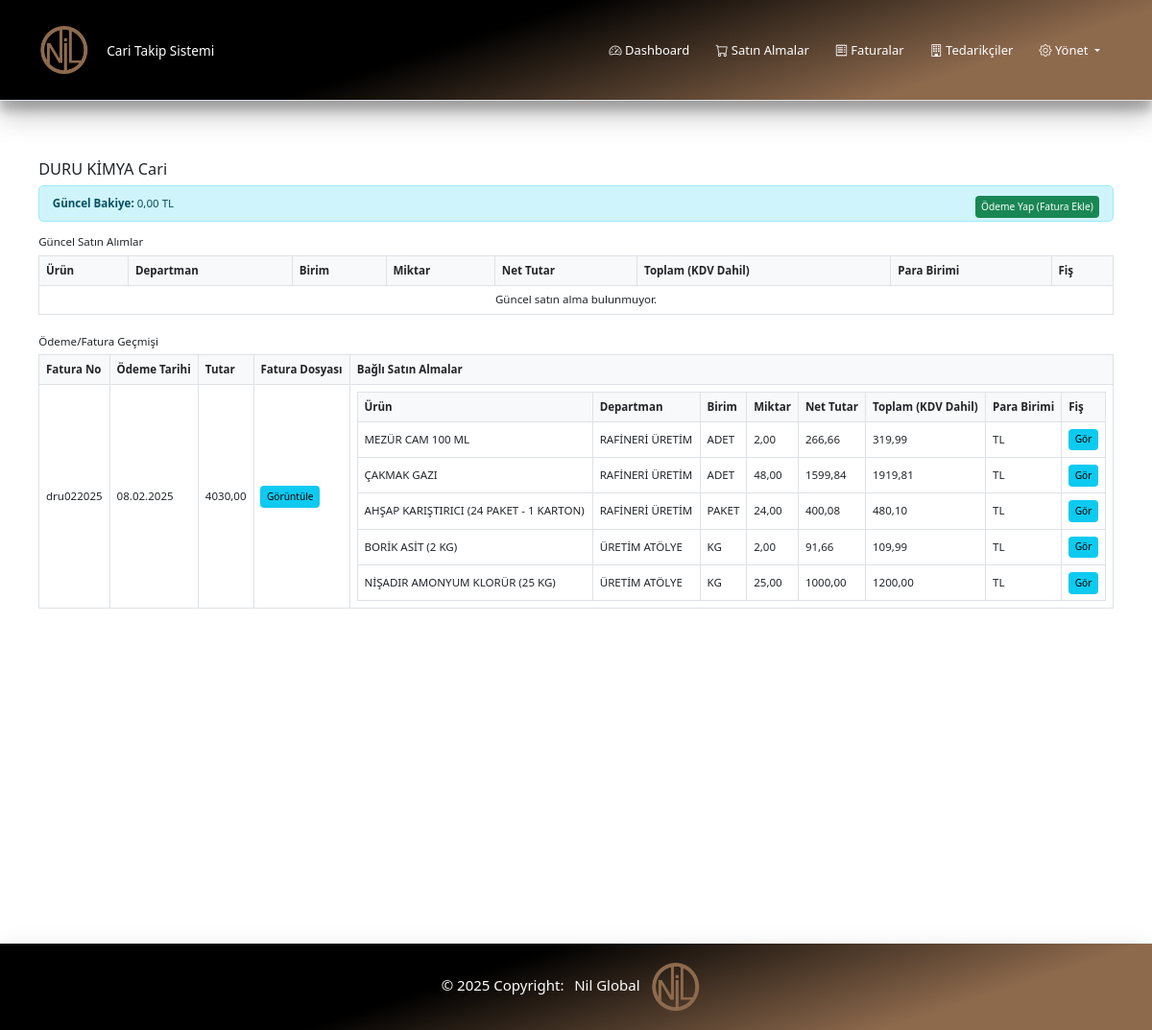
The page /tedarikciler/1/cari/ on the database as committed earlier.
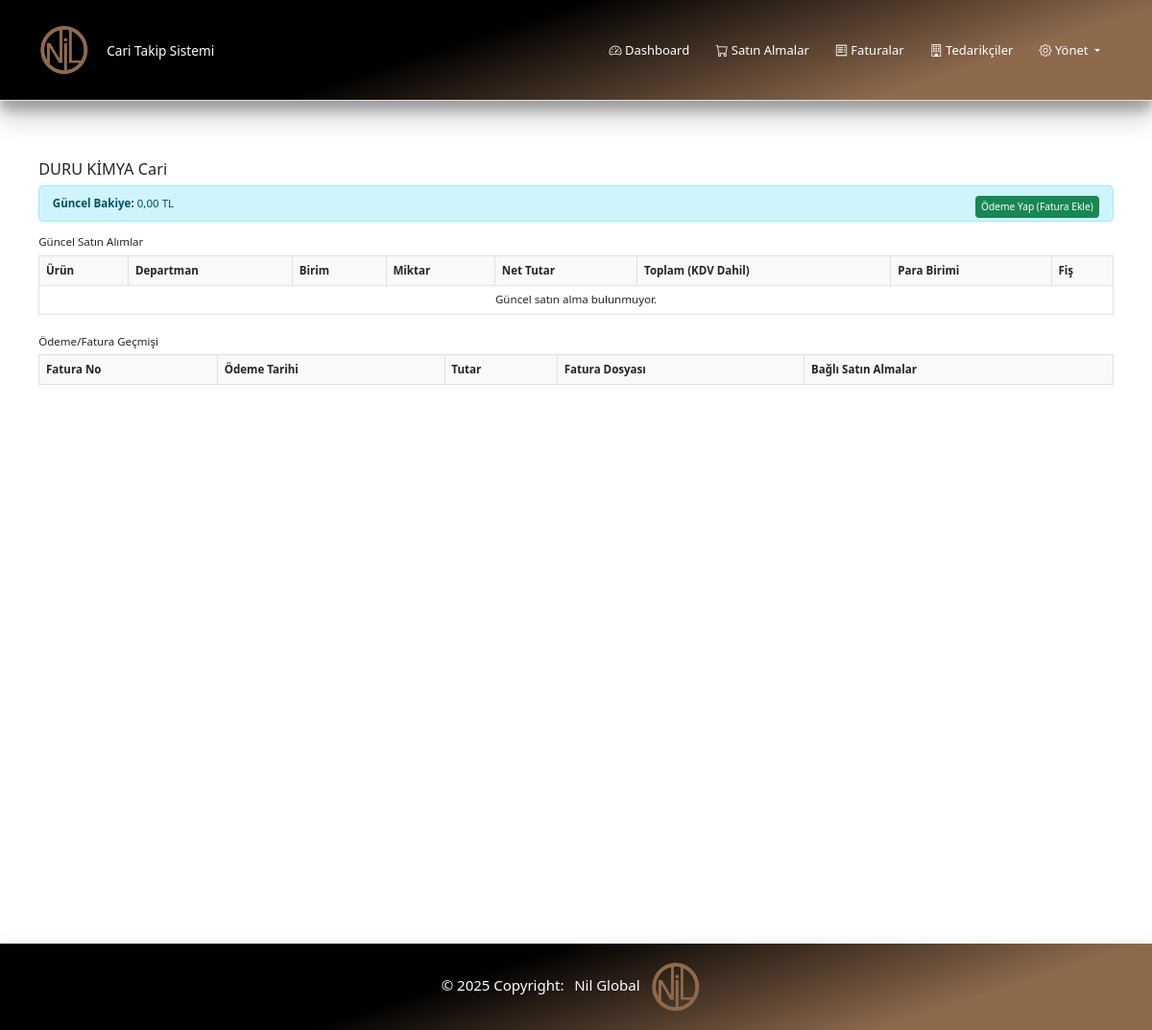
The same page on the database as committed later.
### tedarikciler/models.py (models this page shows, shortened)
class Tedarikci(models.Model):
    ad = models.CharField(max_length=255, verbose_name="Firma Adı")
    hizmet = models.CharField(max_length=255, verbose_name="Verdiği Hizmet")
    yetkili = models.CharField(max_length=255, verbose_name="Firma Yetkilisi")
    telefon = models.CharField(max_length=20, verbose_name="Telefon Numarası")
    adres = models.TextField(blank=True, verbose_name="Adres")
    email = models.EmailField(blank=True, verbose_name="E-posta Adresi")
    created_at = models.DateTimeField(auto_now_add=True)
    updated_at = models.DateTimeField(auto_now=True)
    class Meta:
        verbose_name = "Tedarikçi"
        verbose_name_plural = "Tedarikçiler"
        ordering = ['ad']

### faturalar/models.py (models this page shows, shortened)
class Fatura(models.Model):
    tedarikci = models.ForeignKey(Tedarikci, on_delete=models.CASCADE, related_name='faturalari')
    fatura_no = models.CharField(max_length=50, verbose_name="Fatura No")
    fatura_tarihi = models.DateField(verbose_name="Fatura Tarihi")
    odeme_tarihi = models.DateField(verbose_name="Ödeme Tarihi")
    tutar = models.DecimalField(max_digits=12, decimal_places=2, verbose_name="Tutar")
    fatura_dosya = models.FileField(upload_to='faturalar/', blank=True, null=True, verbose_name="Fatura Dosyası")
    satinalmalar = models.ManyToManyField('satinalma.SatinAlma', related_name='faturalari', blank=True, verbose_name="Satın Almalar")
    created_at = models.DateTimeField(auto_now_add=True)
    updated_at = models.DateTimeField(auto_now=True)
    class Meta:
        verbose_name = "Fatura"
        verbose_name_plural = "Faturalar"
        ordering = ['-fatura_tarihi']

### satinalma/models.py (models this page shows, shortened)
class SatinAlma(models.Model):
    tedarikci = models.ForeignKey(Tedarikci, on_delete=models.CASCADE, verbose_name="Tedarikçi")
    urun = models.ForeignKey(Urun, on_delete=models.CASCADE, verbose_name="Ürün")
    departman = models.ForeignKey(Departman, on_delete=models.SET_NULL, null=True, verbose_name="Departman")
    tarih = models.DateField(verbose_name="Tarih")
    miktar = models.DecimalField(max_digits=10, decimal_places=2, verbose_name="Miktar")
    birim = models.ForeignKey(Birim, on_delete=models.SET_NULL, null=True, verbose_name="Birim")
    birim_fiyat = models.DecimalField(max_digits=10, decimal_places=2, verbose_name="Birim Fiyat")
    kdv = models.ForeignKey(KDV, on_delete=models.SET_NULL, null=True, verbose_name="KDV")
    para_birimi = models.ForeignKey(ParaBirimi, on_delete=models.SET_NULL, null=True, verbose_name="Para Birimi")
    fis = models.FileField(upload_to='fisler/', blank=True, null=True, verbose_name="Fiş")
    faturaya_baglandi = models.BooleanField(default=False, verbose_name="Faturaya Bağlandı")
    created_at = models.DateTimeField(auto_now_add=True)
    updated_at = models.DateTimeField(auto_now=True)
    class Meta:
        verbose_name = "Satın Alma"
        verbose_name_plural = "Satın Almalar"
        ordering = ['-tarih']
    @property
    def net_tutar(self):
        return self.miktar * self.birim_fiyat
    @property
    def kdv_tutari(self):
        return self.net_tutar * (self.kdv.oran / 100)
    @property
    def toplam_tutar(self):
        return self.net_tutar + self.kdv_tutari

### urunler/models.py (models this page shows, shortened)
class Urun(models.Model):
    ad = models.CharField(max_length=255, verbose_name="Ürün Adı")
    sira = models.PositiveIntegerField(default=0, verbose_name="Sıra")
    created_at = models.DateTimeField(auto_now_add=True)
    updated_at = models.DateTimeField(auto_now=True)
    class Meta:
        verbose_name = "Ürün"
        verbose_name_plural = "Ürünler"
        ordering = ['sira', 'ad']

### departmanlar/models.py (models this page shows, shortened)
class Departman(models.Model):
    ad = models.CharField(max_length=255, verbose_name="Departman Adı")
    sira = models.PositiveIntegerField(default=0, verbose_name="Sıra")
    created_at = models.DateTimeField(auto_now_add=True)
    updated_at = models.DateTimeField(auto_now=True)
    class Meta:
        verbose_name = "Departman"
        verbose_name_plural = "Departmanlar"
        ordering = ['ad']

### parametreler/models.py (models this page shows, shortened)
class Birim(models.Model):
    ad = models.CharField(max_length=20, verbose_name="Birim Adı")
    created_at = models.DateTimeField(auto_now_add=True)
    updated_at = models.DateTimeField(auto_now=True)
    class Meta:
        verbose_name = "Birim"
        verbose_name_plural = "Birimler"
        ordering = ['ad']

class KDV(models.Model):
    ad = models.CharField(max_length=50, verbose_name="KDV Adı", default="")
    oran = models.DecimalField(max_digits=4, decimal_places=2, verbose_name="KDV Oranı (%)")
    created_at = models.DateTimeField(auto_now_add=True)
    updated_at = models.DateTimeField(auto_now=True)
    class Meta:
        verbose_name = "KDV"
        verbose_name_plural = "KDV Oranları"
        ordering = ['oran']

class ParaBirimi(models.Model):
    kod = models.CharField(max_length=10, verbose_name="Para Birimi Kodu")
    created_at = models.DateTimeField(auto_now_add=True)
    updated_at = models.DateTimeField(auto_now=True)
    class Meta:
        verbose_name = "Para Birimi"
        verbose_name_plural = "Para Birimleri"
        ordering = ['kod']

### tedarikciler/views.py (the view)
# urls.py: path('<int:pk>/cari/', views.tedarikci_cari, name='tedarikci_cari'),
def tedarikci_cari(request, pk):
    tedarikci = get_object_or_404(Tedarikci, pk=pk)
    satinalmalar = SatinAlma.objects.filter(tedarikci=tedarikci, faturalari=None)
    faturalar = Fatura.objects.filter(tedarikci=tedarikci)
    guncel_bakiye = sum([s.toplam_tutar for s in satinalmalar])
    return render(request, 'tedarikciler/tedarikci_cari.html', {
        'tedarikci': tedarikci,
        'satinalmalar': satinalmalar,
        'faturalar': faturalar,
        'guncel_bakiye': guncel_bakiye,
    })

### tedarikciler/templates/tedarikciler/tedarikci_cari.html (shortened to what this page needs)
{% extends 'base.html' %}
{% block content %}
<div class="container mt-4">
    <h2>{{ tedarikci.ad }} Cari</h2>
    <div class="alert alert-info">
        <strong>Güncel Bakiye:</strong> {{ guncel_bakiye|floatformat:2 }} TL
        <a href="{% url 'faturalar:fatura_ekle' %}?tedarikci={{ tedarikci.pk }}" class="btn btn-success btn-sm float-end">Ödeme Yap (Fatura Ekle)</a>
    </div>
    <h4>Güncel Satın Alımlar</h4>
    <table class="table table-sm table-bordered align-middle mb-0">
        <thead>
            <tr>
                <th>Ürün</th>
                <th>Departman</th>
                <th>Birim</th>
                <th>Miktar</th>
                <th>Net Tutar</th>
                <th>Toplam (KDV Dahil)</th>
                <th>Para Birimi</th>
                <th>Fiş</th>
            </tr>
        </thead>
        <tbody>
            {% for s in satinalmalar %}
            <tr>
                <td>{{ s.urun.ad }}</td>
                <td>{{ s.departman.ad }}</td>
                <td>{{ s.birim.ad }}</td>
                <td>{{ s.miktar }}</td>
                <td>{{ s.net_tutar|floatformat:2 }}</td>
                <td>{{ s.toplam_tutar|floatformat:2 }}</td>
                <td>{{ s.para_birimi.kod }}</td>
                <td>
                    {% if s.fis %}
                        <a href="{{ s.fis.url }}" target="_blank" class="btn btn-sm btn-info">Gör</a>
                    {% else %}
                        <span class="text-muted">Yok</span>
                    {% endif %}
                </td>
            </tr>
            {% empty %}
            <tr>
                <td colspan="8" class="text-center">Güncel satın alma bulunmuyor.</td>
            </tr>
            {% endfor %}
        </tbody>
    </table>
    <h4 class="mt-4">Ödeme/Fatura Geçmişi</h4>
    <table class="table table-bordered">
        <thead>
            <tr>
                <th>Fatura No</th>
                <th>Ödeme Tarihi</th>
                <th>Tutar</th>
                <th>Fatura Dosyası</th>
                <th>Bağlı Satın Almalar</th>
            </tr>
        </thead>
        <tbody>
            {% for f in faturalar %}
            <tr>
                <td>{{ f.fatura_no }}</td>
                <td>{{ f.odeme_tarihi|date:"d.m.Y" }}</td>
                <td>{{ f.tutar|floatformat:2 }}</td>
                <td>
                    {% if f.fatura_dosya %}
                        <a href="{{ f.fatura_dosya.url }}" target="_blank" class="btn btn-info btn-sm">Görüntüle</a>
                    {% else %}-{% endif %}
                </td>
                <td>
                    <table class="table table-sm table-bordered align-middle mb-0">
                        <thead>
                            <tr>
                                <th>Ürün</th>
                                <th>Departman</th>
                                <th>Birim</th>
                                <th>Miktar</th>
                                <th>Net Tutar</th>
                                <th>Toplam (KDV Dahil)</th>
                                <th>Para Birimi</th>
                                <th>Fiş</th>
                            </tr>
                        </thead>
                        <tbody>
                            {% for s in f.satinalmalar.all %}
                            <tr>
                                <td>{{ s.urun.ad }}</td>
                                <td>{{ s.departman.ad }}</td>
                                <td>{{ s.birim.ad }}</td>
                                <td>{{ s.miktar }}</td>
                                <td>{{ s.net_tutar|floatformat:2 }}</td>
                                <td>{{ s.toplam_tutar|floatformat:2 }}</td>
                                <td>{{ s.para_birimi.kod }}</td>
                                <td>
                                    {% if s.fis %}
                                        <a href="{{ s.fis.url }}" target="_blank" class="btn btn-sm btn-info">Gör</a>
                                    {% else %}
                                        <span class="text-muted">Yok</span>
                                    {% endif %}
                                </td>
                            </tr>
                            {% empty %}
                            <tr>
                                <td colspan="8" class="text-center">Bağlı satın alma yok.</td>
                            </tr>
                            {% endfor %}
                        </tbody>
                    </table>
                </td>
            </tr>
            {% endfor %}
        </tbody>
    </table>
</div>
{% endblock %}

### templates/base.html (shortened to what this page needs)
{% load static %}
<!DOCTYPE html>
<html lang="tr">
<head>
    <link href="https://cdn.jsdelivr.net/npm/bootstrap@5.3.0/dist/css/bootstrap.min.css" rel="stylesheet">
    <link href="https://cdn.jsdelivr.net/npm/bootstrap-icons@1.7.2/font/bootstrap-icons.css" rel="stylesheet">
    <link href="{% static 'css/style.css' %}" rel="stylesheet">
</head>
<body>
    <nav class="navbar navbar-expand-lg navbar-light">
        <div class="container pt-3 py-3 ">
            <a class="navbar-brand" href="{% url 'satinalma:dashboard' %}">
                <img src="{% static 'img/logo.png' %}" alt="Logo" class="w-100">
                Cari Takip Sistemi
            </a>
            <div class="collapse navbar-collapse" id="navbarNav">
                <ul class="navbar-nav ms-auto">
                    <li class="nav-item">
                        <a class="nav-link {% if request.resolver_match.url_name == 'dashboard' %}active{% endif %}"
                           href="{% url 'satinalma:dashboard' %}">
                            <i class="bi bi-speedometer2"></i> Dashboard
                        </a>
                    </li>
                    <li class="nav-item">
                        <a class="nav-link {% if request.resolver_match.url_name == 'satin_alma_listesi' %}active{% endif %}"
                           href="{% url 'satinalma:satin_alma_listesi' %}">
                            <i class="bi bi-cart"></i> Satın Almalar
                        </a>
                    </li>
                    <li class="nav-item">
                        <a class="nav-link {% if request.resolver_match.url_name == 'fatura_listesi' %}active{% endif %}"
                           href="{% url 'faturalar:fatura_listesi' %}">
                            <i class="bi bi-receipt"></i> Faturalar
                        </a>
                    </li>
                    <li class="nav-item">
                        <a class="nav-link {% if request.resolver_match.url_name == 'tedarikci_listesi' %}active{% endif %}"
                           href="{% url 'tedarikciler:tedarikci_listesi' %}">
                            <i class="bi bi-building"></i> Tedarikçiler
                        </a>
                    </li>
                    <li class="nav-item dropdown">
                        <a class="nav-link dropdown-toggle" href="#" id="yonetDropdown" role="button" data-bs-toggle="dropdown" aria-expanded="false">
                            <i class="bi bi-gear"></i> Yönet
                        </a>
                    </li>
                </ul>
            </div>
        </div>
    </nav>
    <div class="container-fluid wrappernil">
        {% block content %}{% endblock %}
    </div>
    <footer class="text-center p-4">
        © 2025 Copyright:
        <a class="text-white ps-2" href="https://mdbootstrap.com/">Nil Global</a>
        <img src="{% static 'img/logo.png' %}" alt="Logo" class="ps-2">
    </footer>
</body>
</html>

### static/css/style.css (style rules this page uses)
html, body { font-family: "Segoe UI", "Roboto", Arial, sans-serif; font-size: 0.85rem; line-height: 1.4; }
h2, .h2 { font-size: 1.2rem; }
h4, .h4 { font-size: 0.85rem; }
.navbar { background-color: #fff; box-shadow: 0 2px 4px rgba(0, 0, 0, 0.08); padding: 0.75rem 1.5rem; margin-bottom: 2rem; }
.navbar-brand { font-weight: 600; display: flex; align-items: center; gap: 8px; color: #1976d2; font-size: 1rem; padding: 0.5rem 0; }
.navbar-brand img { height: 32px; width: 32px; -o-object-fit: contain; object-fit: contain; margin-right: 6px; }
.navbar .navbar-nav .nav-item { margin: 0 0.25rem; }
.navbar .navbar-nav .nav-link { color: #555; font-size: 0.85rem; font-weight: 500; padding: 0.5rem 0.75rem; border-radius: 4px; transition: all 0.2s ease; }
.container { padding-top: 1rem; }
.table th { background-color: #f8f9fa; font-size: 0.85rem; font-weight: 600; padding: 0.5rem; }
.table td { padding: 0.5rem; vertical-align: middle; }
.alert { font-size: 0.85rem; padding: 0.75rem 1rem; }
.btn { font-size: 0.85rem; padding: 0.3rem 0.6rem; }
.btn.btn-sm { font-size: 0.75rem; padding: 0.2rem 0.4rem; }

### templates/base.html (style rules this page uses)
.wrappernil { display: flex; flex-direction: column; min-height: 100vh; }
.navbar { background: #000000; background: linear-gradient(162deg, rgba(0, 0, 0, 1) 40%, rgba(142, 106, 77, 1) 81%, rgba(142, 106, 77, 1) 100%); border-bottom: 1px solid #dee2e6; padding: 0.5rem 1rem; box-shadow: rgba(0, 0, 0, 0.25) 0px 14px 28px, rgba(0, 0, 0, 0.22) 0px 10px 10px; }
.navbar-brand { font-weight: 500; color: #ffffff; }
.navbar-brand img { height: 50px; margin-right: 10px; }
.nav-link { color: #ffffff !important; padding: 0.5rem 1rem; }
.nav-link { font-size: 13px !important; }
footer { margin-top: 50px; background: #000000; background: linear-gradient(162deg, rgba(0, 0, 0, 1) 40%, rgba(142, 106, 77, 1) 81%, rgba(142, 106, 77, 1) 100%); color: #ffffff; font-size: 15px; box-shadow: rgba(0, 0, 0, 0.25) 0px 14px 28px, rgba(0, 0, 0, 0.22) 0px 10px 10px; }
footer a { text-decoration: none; }
footer img { height: 50px; margin-right: 10px; }

Rows that differ between the two databases and show on the page:
removed Fatura: fatura_no "dru022025", odeme_tarihi "08.02.2025", tutar "4030,00"
removed SatinAlma: urun.ad "MEZÜR CAM 100 ML", departman.ad "RAFİNERİ ÜRETİM", birim.ad "ADET", miktar "2,00", net_tutar "266,66", toplam_tutar "319,99", para_birimi.kod "TL"
removed SatinAlma: urun.ad "ÇAKMAK GAZI", departman.ad "RAFİNERİ ÜRETİM", birim.ad "ADET", miktar "48,00", net_tutar "1599,84", toplam_tutar "1919,81", para_birimi.kod "TL"
removed SatinAlma: urun.ad "AHŞAP KARIŞTIRICI (24 PAKET - 1 KARTON)", departman.ad "RAFİNERİ ÜRETİM", birim.ad "PAKET", miktar "24,00", net_tutar "400,08", toplam_tutar "480,10", para_birimi.kod "TL"
removed SatinAlma: urun.ad "BORİK ASİT (2 KG)", departman.ad "ÜRETİM ATÖLYE", birim.ad "KG", miktar "2,00", net_tutar "91,66", toplam_tutar "109,99", para_birimi.kod "TL"
removed SatinAlma: urun.ad "NİŞADIR AMONYUM KLORÜR (25 KG)", departman.ad "ÜRETİM ATÖLYE", birim.ad "KG", miktar "25,00", net_tutar "1000,00", toplam_tutar "1200,00", para_birimi.kod "TL"
